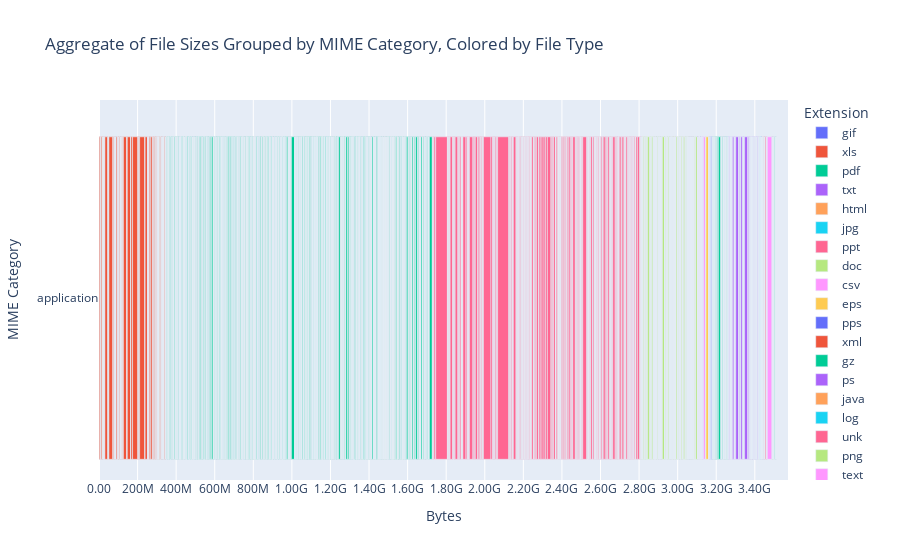

The code cell stored with this chart in its notebook:
### Code cell
import plotly.express as px
fig = px.bar(df, x='bytes', y='category', color='extension',height=600, orientation='h', hover_data="name", title="Aggregate of File Sizes Grouped by MIME Category, Colored by File Type", labels=dict(bytes="Bytes", category="MIME Category", extension="Extension"))
fig.update_yaxes(categoryorder='total descending')
fig.update_xaxes(categoryorder='total ascending', nticks=30)
fig.update_layout(
    xaxis_tickformatstops = [dict(dtickrange=[None, None], value=".3s")]
)
fig.show()
